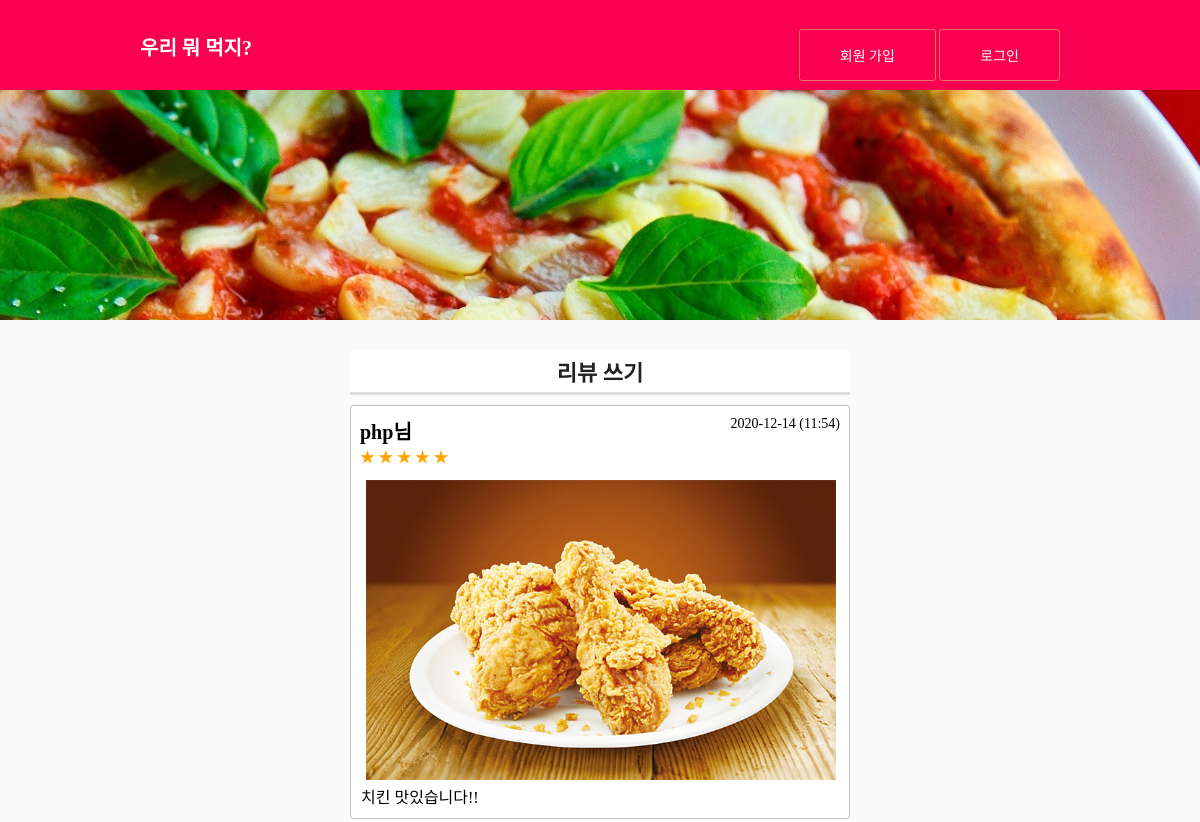
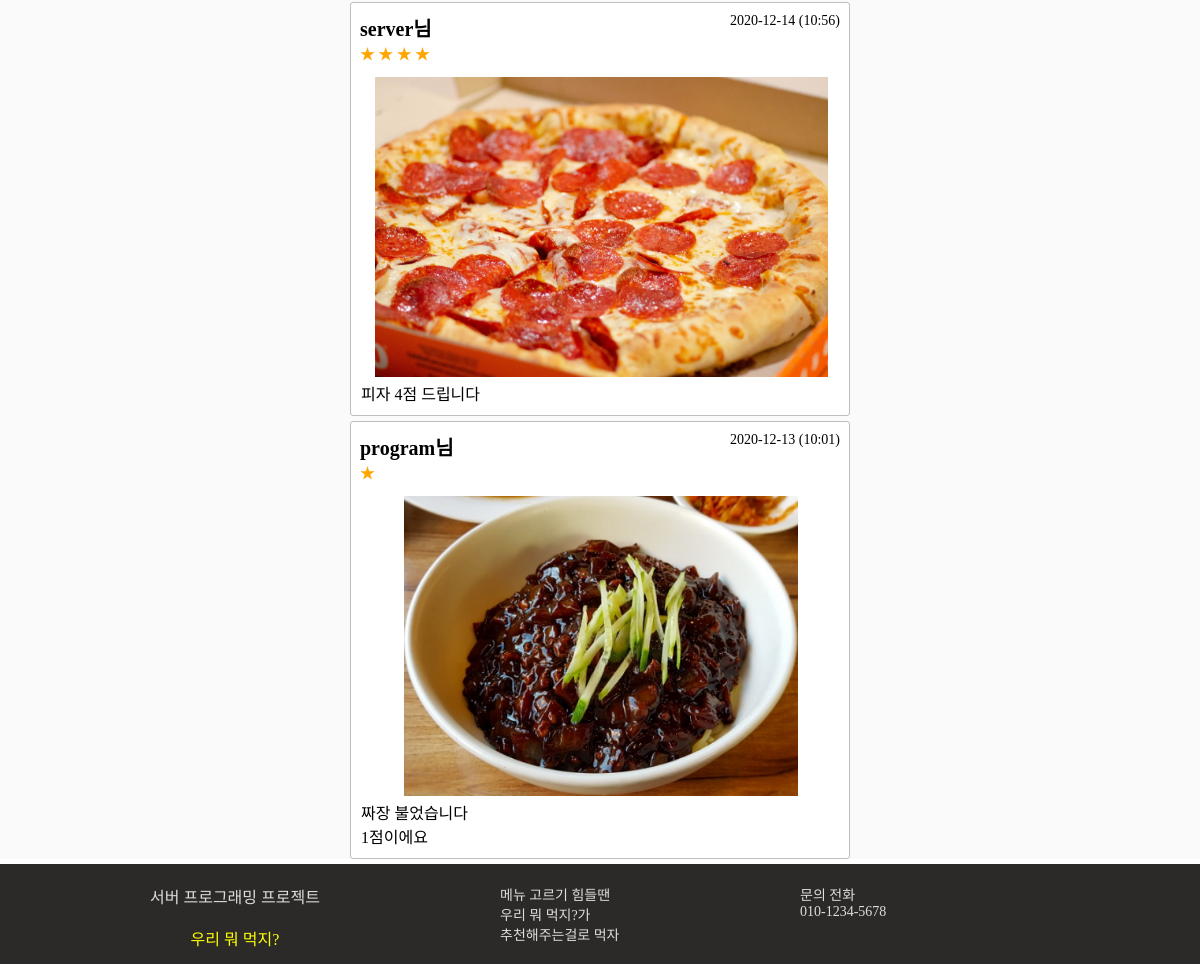
The page /review_list.php on the database its author committed (2 pictures, top to bottom).
### tables this page shows
create table review(
  num int(10) not null auto_increment primary key,
  id char(15) not null,
  name char(10) not null,
  regist_day char(20) not null,
  rating int(10) not null,
  content text not null,
  file_name char(40),
  file_type char(40),
  file_copied char(40)
);

### review_list.php (the view, shortened to what this page needs)
<!DOCTYPE html>
<html>
<head>
<link rel="stylesheet" type="text/css" href="./css/common.css?asssxsxss">
<link rel="stylesheet" type="text/css" href="./css/review.css?assscxxxsss">
</head>
<body>
    <header>
    	<?php include "header.php";?>
    </header>
    <section>
    <div id="main_img_bar">
    </div>
    <div id="main_content">
        <div id="review_box">
	    <h3><a href="review_form.php">리뷰 쓰기</a></h3>
        <ul id="review_list">
<?php
	if (isset($_GET["page"]))
		$page = $_GET["page"];
	else
		$page = 1;
	$con = mysqli_connect("localhost:3307", "root", "", "project");
	$sql = "select * from review order by num desc";
	$result = mysqli_query($con, $sql);
	$total_record = mysqli_num_rows($result);
	$scale = 10;
	$start = ($page - 1) * $scale;
   for ($i=$start; $i<$start+$scale && $i < $total_record; $i++)
   {
      mysqli_data_seek($result, $i);
      $row = mysqli_fetch_array($result);
	  $id          = $row["id"];
      $regist_day  = $row["regist_day"];
      $rating      = $row["rating"];
	  $content     = $row["content"];
      $file_name    = $row["file_name"];
      $file_copied  = $row["file_copied"];
?>
      <div id="list_box">
          <span id="list_name"><?=$id?>님</span>
          <span id="list_day"><?=$regist_day?></span><br><br>
          <span id="list_rating">
<?php
          while($rating > 0){
?>
          ★
<?php
          $rating--;
          }
?>
          </span><br><br>
<?php
            if($file_name) {
                $real_name = $file_copied;
				$file_path = "./data/".$real_name;
?>
                <img src = "<?= $file_path ?>" id="list_img"><br>
<?php
            }
            $content = str_replace(" ", "&nbsp;", $content);
            $content = str_replace("\n", "<br>", $content);
?>
            <span id="list_content"><?=$content?></span>
      </div>
<?php
   }
?>
        </ul>
        </div>
    </div>
    </section>
    <footer>
    	<?php include "footer.php";?>
    </footer>
</body>
</html>

### header.php (shortened to what this page needs)
<?php
    if (isset($_SESSION["userid"])) $userid = $_SESSION["userid"];
    else $userid = "";
?>
    <div id="top">
        <ul id="top2">
            <h3> <a href="index.php">우리 뭐 먹지?</a> </h3>
            <ul id="top_menu">
<?php
                if(!$userid) {
?>
                    <li><a href="member_form.php">회원 가입</a></li>
                    <li><a href="login_form.php">로그인</a></li>
<?php
                }
?>
            </ul>
        </ul>
    </div>

### footer.php
<div id="footer_content">
    <p id="footer1">
        서버 프로그래밍 프로젝트<br><br>
        <span>우리 뭐 먹지?</span>
    </p>
    <ul id="footer2">
        <li>메뉴 고르기 힘들땐</li>
        <li>우리 뭐 먹지?가</li>
        <li>추천해주는걸로 먹자</li>
    </ul>
    <ul id="footer3">
        <li>문의 전화</li>
        <li>010-1234-5678</li>
    </ul>
</div>

### css/common.css (style rules this page uses)
* { padding: 0; margin: 0; }
body { font-family: "굴림"; font-size: 14px; }
img { border: 0; }
ul { list-style-type: none; }
a { display: inline-block; text-decoration: none; }
a:link { text-decoration:none; color: #222222; }
#top { position: relative; height: 90px; margin: 0 auto; background-color: #fa0050; }
#top #top2 { width: 1000px; margin: 0 auto; }
#top h3 { position: relative; width: 200px; top: 32px; left: 40px; font-size: 20px; }
#top a { color: white; }
#top #top_menu { float: right; margin: 0px 40px; }
#top #top_menu li { display: inline-block; border: 1pt solid #ea7266; border-radius: 3px; color: white; padding-top: 15px; padding-bottom: 15px; padding-left: 40px; padding-right: 40px; }
#top #top_menu a { font-weight: 500; }
#main_img_bar { height: 230px; text-align: center; background-color: #ffffff; background-image: url("./img/pizza.jpg") ; background-position: center; background-size: cover; background-repeat: no-repeat; }
section { background-color: #fafafa; }
footer { height: 100px; background-color: #2c2a29; }
#footer_content { position: relative; width: 1000px; margin: 0 auto; color: #dddddd; }
#footer1 { position: absolute; top: 20px; left: 50px; font-size: 16px; text-align: center; }
#footer1 span { color: yellow; }
#footer2 { position: absolute; top: 20px; left: 400px; }
#footer3 { position: absolute; top: 20px; left: 700px; }

### css/review.css (style rules this page uses)
#main_content { position: relative; width: 1000px; height: auto; margin: 0 auto; text-align: center; }
#review_box { position: relative; width: 500px; margin: 0 auto; }
#review_box h3 { margin-top: 30px; margin-bottom: 10px; text-align: center; background: white; font-size: 22px; padding-top: 5px; padding-bottom: 5px; border-bottom: solid 3px #dddddd; }
#list_name { position: absolute; left: 10px; font-size: 20px; font-weight: 600; }
#list_day { position: absolute; right: 10px; }
#list_rating { position: absolute; left: 10px; font-size: 16px; color: orange; font-weight: 600; }
#list_img { width: 480px; height: 300px; object-fit: contain; }
#list_content { font-size: 16px; }
#list_box { background-color: #ffffff; color: #000000; border: 1pt solid; border-radius: 3px; border-color: #BDBDBD; margin-bottom: 5px; text-align: left; padding: 10px; }

### rows shown on the page
review: id "php", regist_day "2020-12-14 (11:54)", rating 5 (drawn), file_copied (picture), content "치킨 맛있습니다!!"
review: id "server", regist_day "2020-12-14 (10:56)", rating 4 (drawn), file_copied (picture), content "피자 4점 드립니다"
review: id "program", regist_day "2020-12-13 (10:01)", rating 1 (drawn), file_copied (picture), content "짜장 불었습니다 1점이에요"
